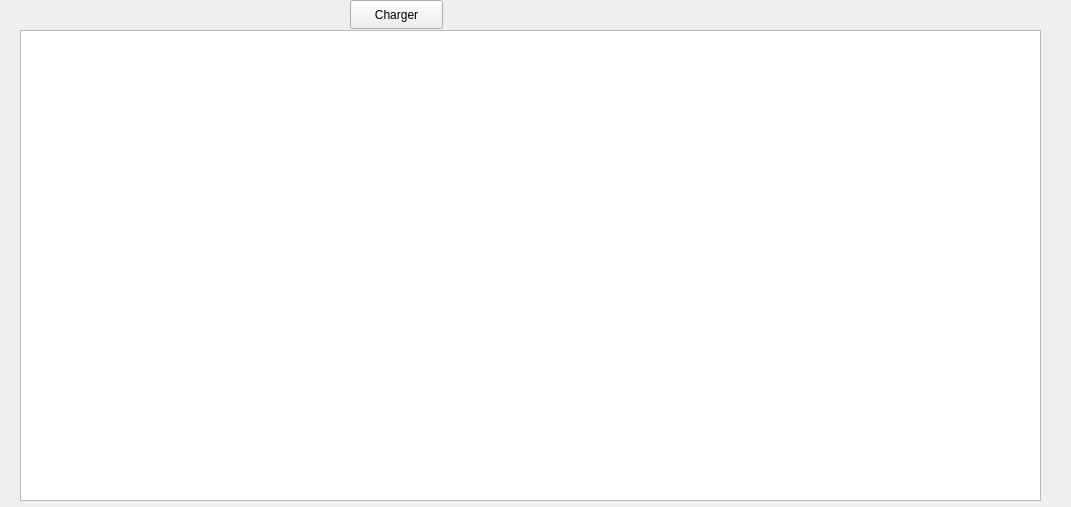
<?xml version="1.0" encoding="UTF-8"?>
<ui version="4.0">
 <class>resultat</class>
 <widget class="QWidget" name="resultat">
  <property name="geometry">
   <rect>
    <x>0</x>
    <y>0</y>
    <width>1071</width>
    <height>507</height>
   </rect>
  </property>
  <property name="windowTitle">
   <string>Form</string>
  </property>
  <widget class="QTableView" name="TableResultat">
   <property name="geometry">
    <rect>
     <x>20</x>
     <y>30</y>
     <width>1021</width>
     <height>471</height>
    </rect>
   </property>
  </widget>
  <widget class="QPushButton" name="pushButton">
   <property name="geometry">
    <rect>
     <x>350</x>
     <y>0</y>
     <width>93</width>
     <height>29</height>
    </rect>
   </property>
   <property name="text">
    <string>Charger</string>
   </property>
  </widget>
 </widget>
 <resources/>
 <connections/>
</ui>
